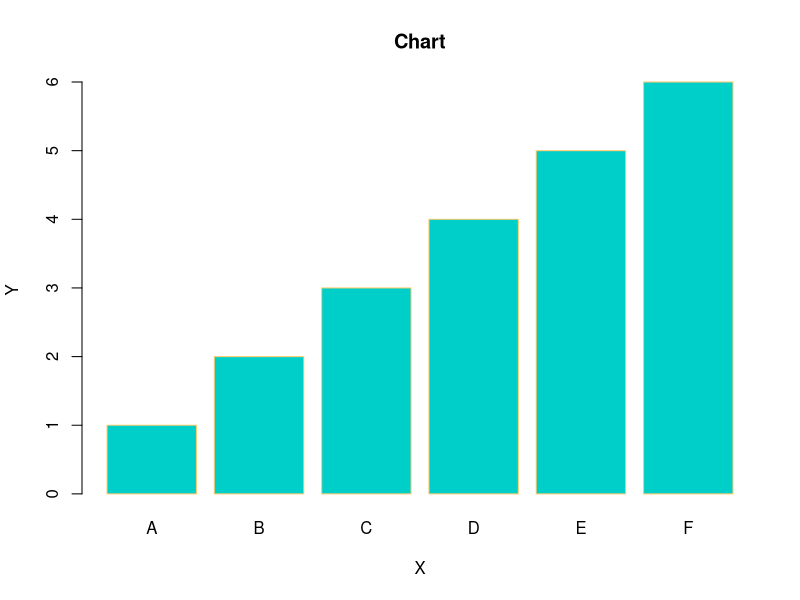

The R script that drew this image:
add <- function(x, y) {    
     x + y 
     } 
print(add(1, 2)) 
print(add(1.0e10, 2.0e10)) 
print(paste("one", NULL)) 
print(paste(NA, "two")) 
print(paste("multi-line", "multi-line"))

h <- c(1, 2, 3, 4, 5, 6)
M <- c("A", "B", "C", "D", "E", "F") 
barplot(h,     
    names.arg = M, xlab = "X", ylab = "Y",     
    col = "#00cec9", main = "Chart", border = "#fdcb6e"
)